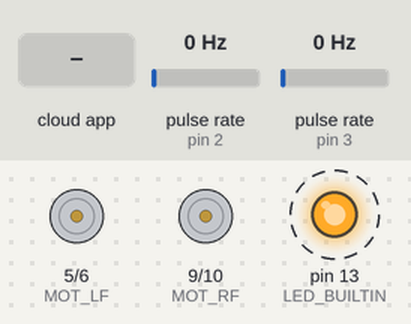
This program was run on a simulated Arduino Nano, built with avr-gcc and run on an emulated ATmega328P. Parts: motor-driver pin pairs drawn as motors (green arrow = first pin HIGH = forward, orange = second pin HIGH = backward, longer = more drive), output pins drawn as LEDs (lit = HIGH). Wiring (inferred from the names in the program): 2 × pulse sensor: data pin 2 / data pin 3. Dashed ring = blinking. The test bench sets the inputs (shaded band); at power-on: pulse rate (sensors on pin 2, pin 3) 0 Hz. The ROS host is connected and sends only what is stated.

Above: at 1.2 s.
1.3 s: the phone or cloud app sets motor_l to -100
At 2.4 s:
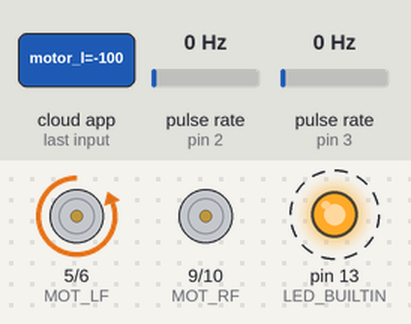
5.3 s: the phone or cloud app sets motor_r to -100
At 6.4 s:
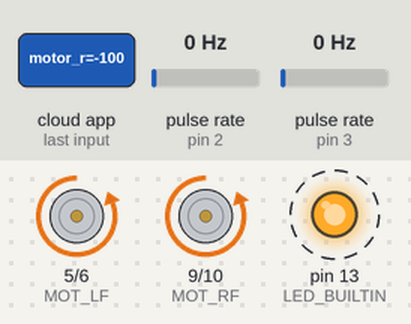
9.3 s: the phone or cloud app sets motor_l to 0
At 10.4 s:
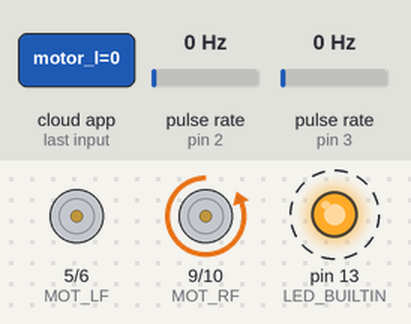
13.3 s: the phone or cloud app sets motor_r to 100
At 14.4 s:
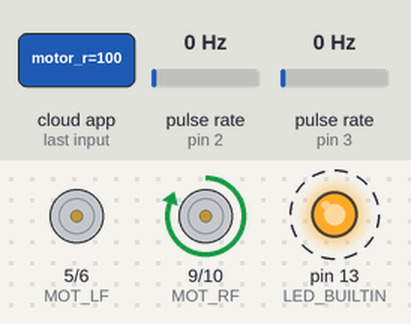
17.3 s: the phone or cloud app sets motor_l to 100
At 18.4 s:
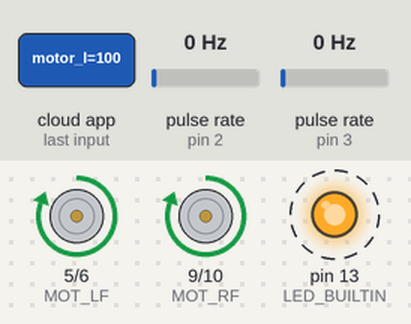
21.3 s: the phone or cloud app sets motor_r to 0
At 22.3 s:
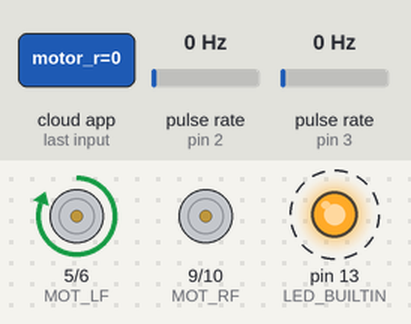
Timing chart, 0 to 26.3 s (numbered marks = the images above; inputs shaded):
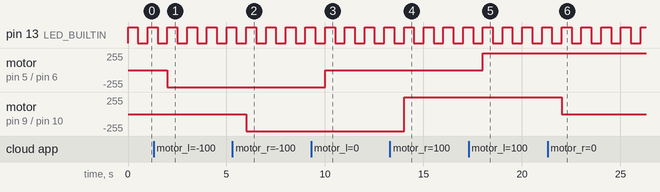

The program:

main.cpp
```cpp
#include <ros.h>
#include <std_msgs/String.h>
#include <std_msgs/Bool.h>
#include <std_msgs/Float32.h>
#include <std_msgs/Int32MultiArray.h>

#include <math.h>

#define ENC_L  2
#define ENC_R  3
#define MOT_LF 5
#define MOT_LB 6
#define MOT_RF 9
#define MOT_RB 10

volatile int count_l = 0;
volatile int count_r = 0;
void readEncoderL() {
  count_l++;
}

void readEncoderR() {
  count_r++;
}

void control_motor_l(const std_msgs::Float32& msg){
  int val = msg.data*255;
  if(val > 255) val = 255;
  if(val <-255) val =-255;

  if( val > 0 ) {
    analogWrite(MOT_LF, +val);
    analogWrite(MOT_LB, 0);
  } else {
    analogWrite(MOT_LF, 0);
    analogWrite(MOT_LB, -val);
  }
}

void control_motor_r(const std_msgs::Float32& msg){
  int val = msg.data*255;
  if(val > 255) val = 255;
  if(val <-255) val =-255;

  if( val > 0 ) {
    analogWrite(MOT_RF, +val);
    analogWrite(MOT_RB, 0);
  } else {
    analogWrite(MOT_RF, 0);
    analogWrite(MOT_RB, -val);
  }
}

ros::NodeHandle  nh;
std_msgs::Int32MultiArray count;
ros::Publisher pub_encoder("encoder", &count);
ros::Subscriber<std_msgs::Float32> sub_motor_l("motor_l", &control_motor_l);
ros::Subscriber<std_msgs::Float32> sub_motor_r("motor_r", &control_motor_r);


void setup() {
  nh.initNode();
  nh.advertise(pub_encoder);
  nh.subscribe(sub_motor_l);
  nh.subscribe(sub_motor_r);
  count.data = (int32_t*)malloc(sizeof(int32_t) * 2);
  count.data_length = 2;

  pinMode(LED_BUILTIN, OUTPUT);
  pinMode(ENC_L, INPUT);
  pinMode(ENC_R, INPUT);
  pinMode(MOT_LF, OUTPUT);
  pinMode(MOT_LB, OUTPUT);
  pinMode(MOT_RF, OUTPUT);
  pinMode(MOT_RB, OUTPUT);

  analogWrite(MOT_LF, 0);
  analogWrite(MOT_LB, 0);
  analogWrite(MOT_RF, 0);
  analogWrite(MOT_RB, 0);

  attachInterrupt(digitalPinToInterrupt(ENC_L), readEncoderL, CHANGE);
  attachInterrupt(digitalPinToInterrupt(ENC_R), readEncoderR, CHANGE);
}

void loop() {
  count.data[0] = count_l;
  count.data[1] = count_r;
  pub_encoder.publish( &count );
  nh.spinOnce();

  digitalWrite(LED_BUILTIN, HIGH);
  delay(500);
  digitalWrite(LED_BUILTIN, LOW);
  delay(500);
}
```

Measured:
- after the input at 1.3 s, motor on pin 5 (MOT_LF) / pin 6 (MOT_LB): stopped → backward 255/255 after 0.70 s
- after the input at 5.3 s, motor on pin 9 (MOT_RF) / pin 10 (MOT_RB): stopped → backward 255/255 after 0.71 s
- after the input at 9.3 s, motor on pin 5 (MOT_LF) / pin 6 (MOT_LB): backward 255/255 → stopped after 0.71 s
- after the input at 13.3 s, motor on pin 9 (MOT_RF) / pin 10 (MOT_RB): backward 255/255 → forward 255/255 after 0.72 s
- after the input at 17.3 s, motor on pin 5 (MOT_LF) / pin 6 (MOT_LB): stopped → forward 255/255 after 0.72 s
- after the input at 21.3 s, motor on pin 9 (MOT_RF) / pin 10 (MOT_RB): forward 255/255 → stopped after 0.72 s
- by itself, pin 13 (LED_BUILTIN): alternates HIGH for 0.50 s and LOW for 0.50 s
